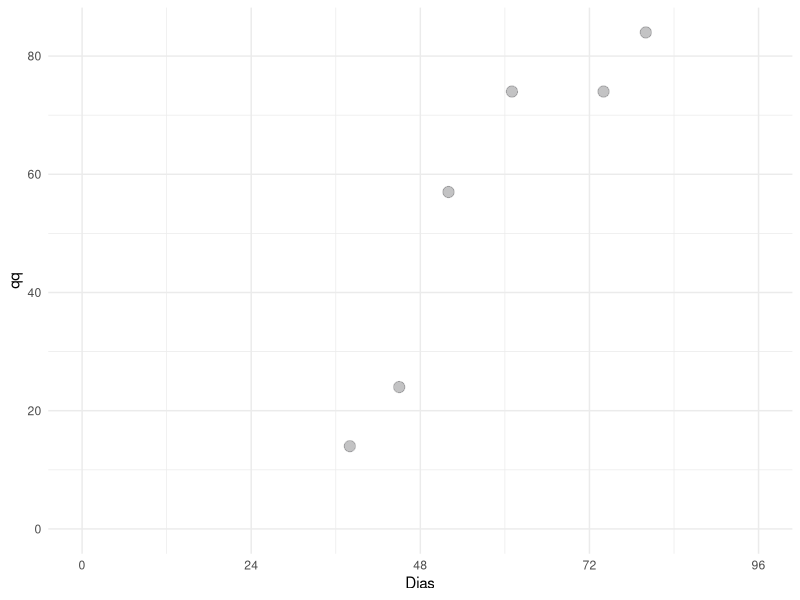
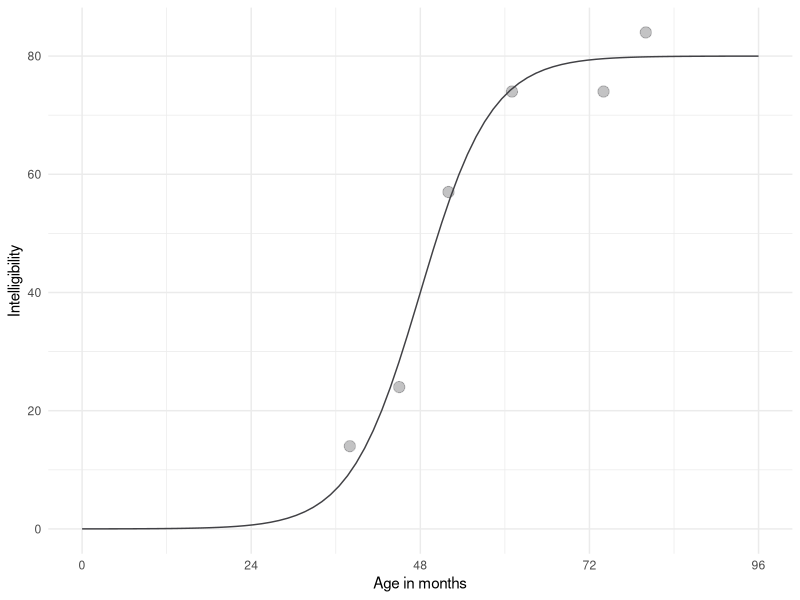
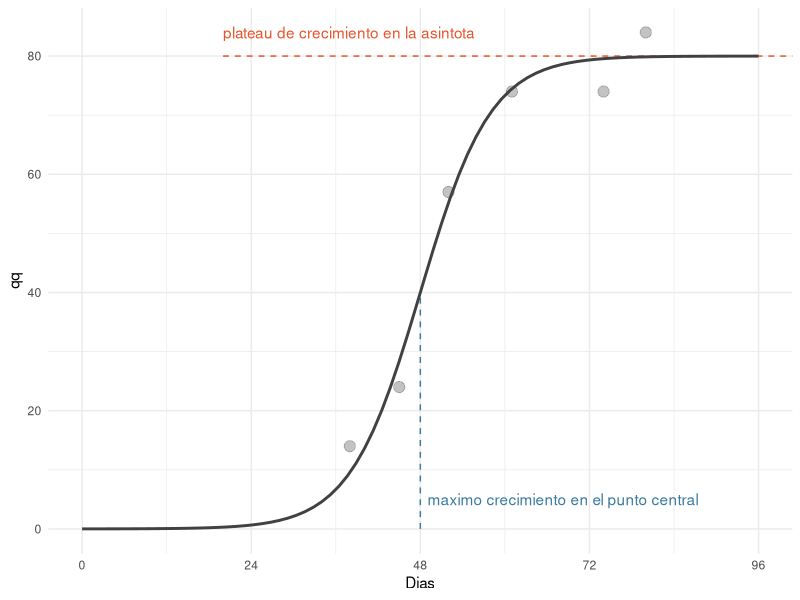
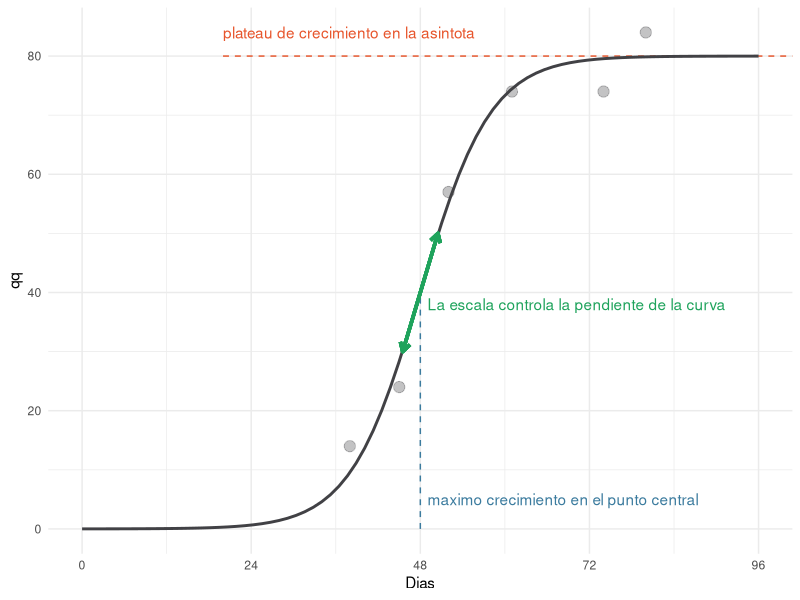
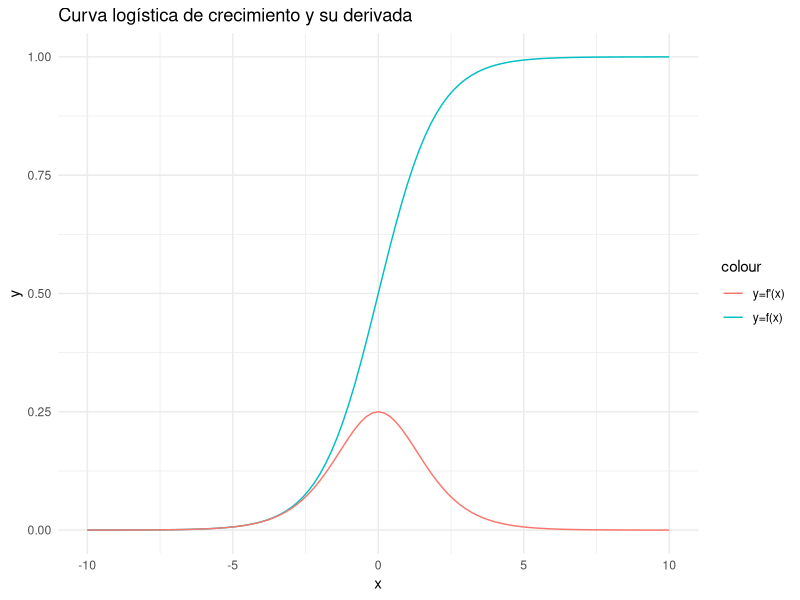

Generate these figures, in order, with R:
# https://www.tjmahr.com/anatomy-of-a-logistic-growth-curve/#fn:reparameter
# https://rpubs.com/erobinson95/nonlinearsoybeangrowth
# https://rpubs.com/angelov/growthcurver
# https://rpubs.com/venkatritch/333327

library(tidyverse)
theme_set(theme_minimal())

points <- tibble(
  dias = c(38, 45, 52, 61, 80, 74), 
  qq = c(14, 24, 57, 74, 84, 74))

colors <- list(
  data = "#41414550",
  fit = "#414145")

ggplot(points) + 
  aes(x = dias, y = qq) + 
  geom_point(size = 3.5, color = colors$data) +
  scale_x_continuous(
    name = "Dias", 
    limits = c(0, 96), 
    # Because age is in months, I want breaks to land on multiples
    # of 12. The `Q` in `extended_breaks()` are "nice" numbers to use
    # for axis breaks.
    breaks = scales::extended_breaks(Q = c(24, 12))) + 
  scale_y_continuous(
    name = "qq",
    limits = c(0, NA))#,
    # labels = scales::percent_format(accuracy = 1))

xs <- seq(0, 96, length.out = 80)

# Create the curve from the equation parameters
trend <- tibble(
  dias = xs,
  asymptote = 80,
  scale = .2,
  midpoint = 48,
  qq = asymptote / (1 + exp((midpoint - dias) * scale)))

ggplot(points) + 
  aes(x = dias, y = qq) + 
  geom_line(data = trend, color = colors$fit) +
  geom_point(size = 3.5, color = colors$data) +
  scale_x_continuous(
    name = "Age in months", 
    limits = c(0, 96), 
    breaks = scales::extended_breaks(Q = c(24, 12))) + 
  scale_y_continuous(
    name = "Intelligibility",
    limits = c(0, NA))

colors$asym <- "#E7552C"
colors$mid <- "#3B7B9E"
colors$scale <- "#1FA35C"

p <- ggplot(points) +
  aes(x = dias, y = qq) +
  annotate(
    "segment",
    color = colors$mid,
    x = 48, xend = 48,
    y = 0, yend = 40,
    linetype = "dashed") +
  annotate(
    "segment",
    color = colors$asym,
    x = 20, xend = Inf,
    y = 80, yend = 80,
    linetype = "dashed") +
  geom_line(data = trend, size = 1, color = colors$fit) +
  geom_point(size = 3.5, color = colors$data) +
  annotate(
    "text",
    label = "plateau de crecimiento en la asintota",
    x = 20, y = 84,
    # horizontal justification = 0 sets x position to left edge of text
    hjust = 0,
    color = colors$asym) +
  annotate(
    "text",
    label = "maximo crecimiento en el punto central",
    x = 49, y = 5,
    hjust = 0,
    color = colors$mid) +
  scale_x_continuous(
    name = "Dias", 
    limits = c(0, 96), 
    breaks = scales::extended_breaks(Q = c(24, 12))) + 
  scale_y_continuous(
    name = "qq",
    limits = c(0, NA))
p

# Compute endpoints for segment with given slope in middle
slope <- (.2 / 4) * 80
x_step <- 2.5
y1 <- 40 + slope * -x_step
y2 <- 40 + slope * x_step

p <- p +
  geom_segment(
    x = 48 - x_step, xend = 48 + x_step,
    y = y1, yend = y2,
    size = 1.2,
    color = colors$scale,
    arrow = arrow(ends = "both", length = unit(.1, "in"))) +
  annotate(
    "text",
    label = "La escala controla la pendiente de la curva",
    x = 49, y = 38, 
    color = colors$scale, hjust = 0)
p

# Define logistic fn and it's first derivative.
f1 <- function(x) 1 / (exp(-x)+1)  
f2 <- function(x) f1(x)*(1-f1(x))


# generate plot
ggplot(data.frame(x = c(-10, 10)), aes(x)) + 
  stat_function(fun = f1, aes(colour="y=f(x)"))+ 
  stat_function(fun = f2, aes(colour="y=f'(x)")) + 
  ggtitle("Curva logística de crecimiento y su derivada") + 
  xlab("x") + 
  ylab("y") 

